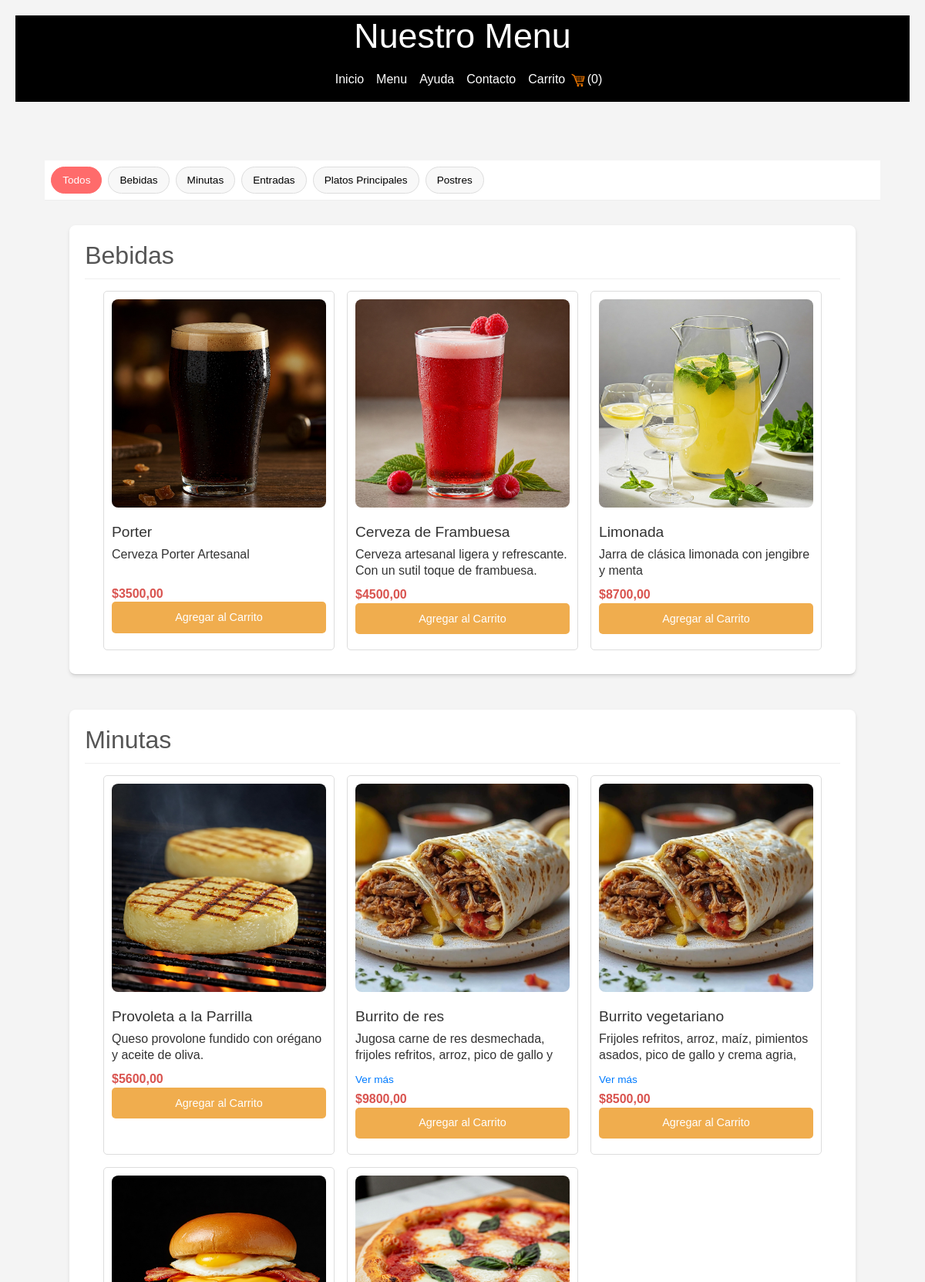
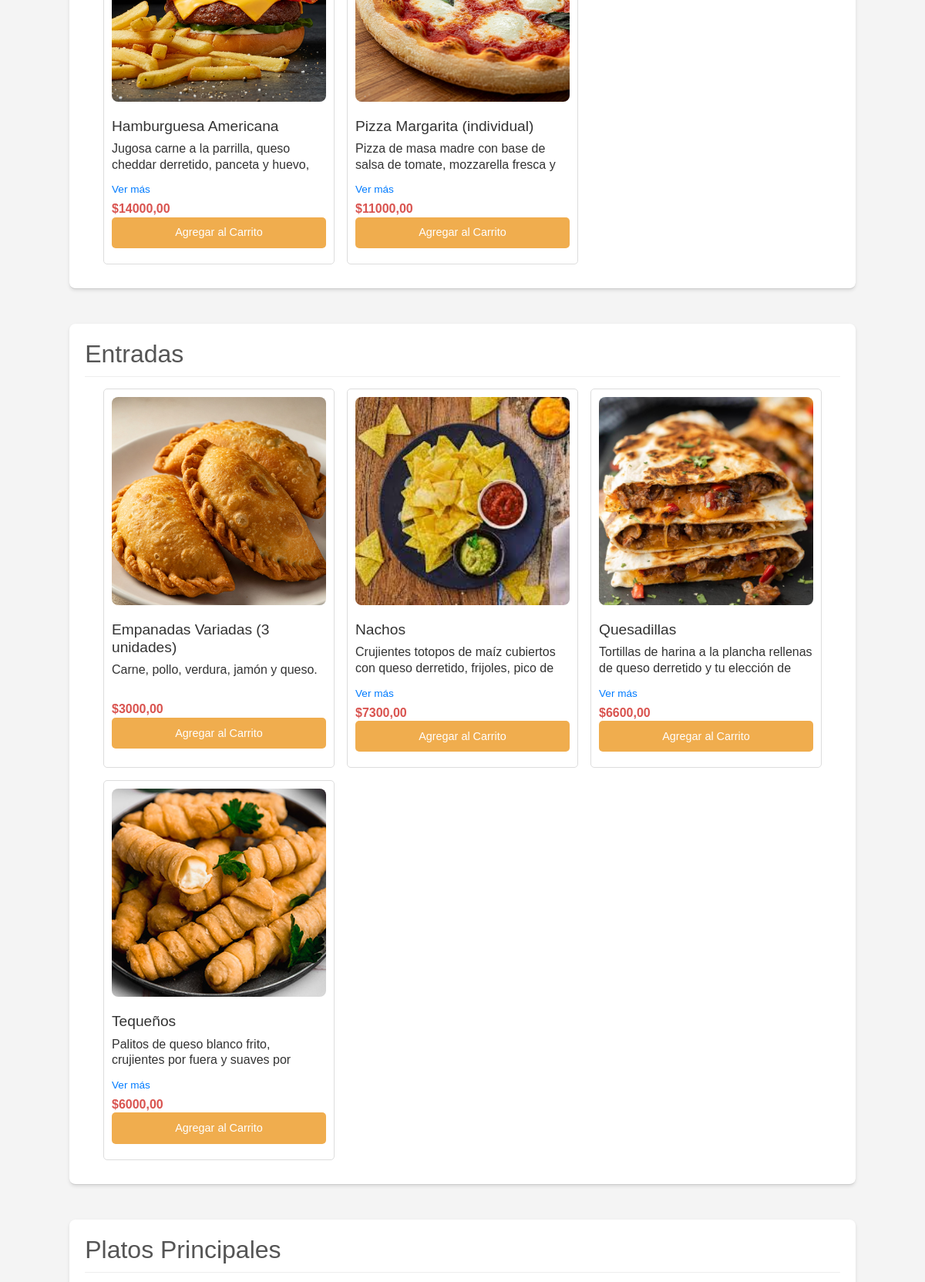
/15/menu/ (upper part), run on the app's committed database (2 pictures, top to bottom).
### caja/models.py (models this page shows, shortened)
class Category(models.Model):
    id = models.AutoField(primary_key=True)  # Explicitly define primary key
    name = models.CharField(max_length=100, unique=True)

class Product(models.Model):
    id = models.AutoField(primary_key=True)  # Explicitly define primary key
    name = models.CharField(max_length=100, unique=True)
    description = models.TextField(max_length=220, blank=True, null=True)
    price = models.DecimalField(max_digits=10, decimal_places=2)
    stock = models.IntegerField(default=0)
    image = models.ImageField(upload_to='products/', blank=True, null=True)
    idCategoria = models.ForeignKey('Category', on_delete=models.CASCADE, related_name='products', blank=True, null=True)
    idPromotion = models.ForeignKey('Promotion', on_delete=models.CASCADE, related_name='products', blank=True, null=True)
    active = models.BooleanField(default=True)  # To mark if the product is active or not

### cliente/views.py (the view)
# urls.py: path('<int:table>/menu/', views.menu, name='menu'),
def menu(request, table):
    categorias = Category.objects.all()
    categorias_con_productos = []
    for categoria in categorias:
        productos = Product.objects.filter(idCategoria=categoria, active=True, stock__gt=0)
        if productos.exists():
            categorias_con_productos.append((categoria, productos))
    return render(request, 'cliente/menu.html', {'table': table, 'categorias_con_productos': categorias_con_productos})

### templates/cliente/menu.html (shortened to what this page needs)
{% extends 'cliente/base.html' %}
{% load static %}
{% block Subtitulo %}Nuestro Menu{% endblock %}
{% block contenido %}
<nav class="submenu-categorias">
    <div class="filtros">
        <button class="filtro active" data-cat="all">Todos</button>
        {% for categoria, productos in categorias_con_productos %}
            <button class="filtro" data-cat="cat-{{ categoria.id }}">{{ categoria.name }}</button>
        {% endfor %}
    </div>
</nav>
<main class="menu-principal main-container">
    {% for categoria, productos in categorias_con_productos %}
    <section class="categoria" id="cat-{{ categoria.id }}">
        <h2>{{ categoria.name }}</h2>
        <ul class="lista-platos">
            {% for producto in productos %}
            <li class="plato-item">
                {% if producto.image %}
                    <a href="{% url 'cliente:detalle_producto' table producto.id %}">
                        <img src="{{ producto.image.url }}" alt="{{ producto.name }}">
                    </a>
                {% endif %}
                <div class="producto-info">
                    <h3>{{ producto.name }}</h3>
                    <p class="descripcion">{{ producto.description }}</p>
                    <span class="ver-mas">Ver más</span>
                    <p class="precio">${{ producto.price }}</p>
                    <button class="agregar-carrito"
                        data-id="{{ producto.id }}"
                        data-nombre="{{ producto.name }}"
                        data-precio="{{ producto.price }}"
                        data-stock="{{ producto.stock }}">
                        Agregar al Carrito
                    </button>
                </div>
            </li>
            {% endfor %}
        </ul>
    </section>
    {% endfor %}
</main>
{% endblock %}

### templates/cliente/base.html (shortened to what this page needs)
{% load static %}
<!doctype html>
<html lang="es">
    <head>
        <link
            href="https://cdn.jsdelivr.net/npm/bootstrap@5.3.2/dist/css/bootstrap.min.css"
            rel="stylesheet"
        />
        <link rel="stylesheet" href="{%static 'cliente/style.css' %}">
        <link rel="stylesheet" href="{%static 'cliente/contacto_estilos.css' %}">
    </head>
    <body>
<header class="custom-header">
    <h1>{% block Subtitulo %}  {% endblock  %}</h1>
    <nav class="navbar navbar-expand-lg navbar-dark">
    <div class="container-fluid">
        <div class="collapse navbar-collapse" id="navbarNav">
            <div class="navbar-nav mx-auto">
                <a class="nav-item nav-link" href="{% url 'cliente:index' table %}">Inicio</a>
                <a class="nav-item nav-link" href="{% url 'cliente:menu' table %}">Menu</a>
                <a class="nav-item nav-link" href="{% url 'cliente:ayuda' table %}">Ayuda</a>
                <a class="nav-item nav-link" href="{% url 'cliente:contacto' table %}">Contacto</a>
                <a class="nav-item nav-link" href="{% url 'cliente:carrito' table %}">
                    Carrito <img src="{% static 'cliente/imagen/carrito.jpg' %}" alt="Carrito" style="width:24px;height:24px;">(<span id="cantidad-items-carrito">0</span>)
                </a>
            </div>
        </div>
    </div>
</nav>
</header>
        <main>
        <div class="container-fluid p-0">
            <div class="row">
                <div class="col-12">
                    {% block contenido  %}{% endblock  %}
                </div>
            </div>
        </div>
        </main>
    </body>
</html>

### static/cliente/style.css (style rules this page uses)
body { font-family: Arial, Helvetica, sans-serif; margin: 0; padding: 0; background-color: #f4f4f4; color: #333; line-height: 1.6; }
.custom-header { width: 100%; background-color: #000; color: white; text-align: center; padding: 0 !important; margin: 0 !important; }
.custom-header h1 { margin: 0; font-size: 2em; font-weight: normal; line-height: 1.2; }
.custom-header .nav-link { color: white !important; padding: 0.5em 1em; border-radius: 5px; }
main { margin: 2%; padding: 15px; margin-bottom: 60px; }
.main-container { max-width: 1200px; margin: 0 auto; padding: clamp(1rem, 3vw, 2rem); font-family: Arial, Helvetica, sans-serif; font-size: clamp(0.9rem, 2.5vw, 1rem); box-sizing: border-box; }
.custom-header h1 { font-size: clamp(1.8rem, 5vw, 2.8rem); }
.menu-principal .categoria { margin-bottom: 15px; border-bottom: 1px solid #ccc; padding-bottom: 15px; }
.menu-principal img { width: 100%; max-width: 300px; border-radius: 3%; margin-bottom: 10px; height: auto; display: center; }
.lista-platos { list-style: none; padding: 0; display: grid; grid-template-columns: repeat(auto-fit, minmax(100px, 300px)); gap: 1em; justify-content: center; }
.plato-item { border: 1px solid #ddd; padding: 10px; margin-bottom: 0; display: flex; flex-direction: column; align-items: stretch; border-radius: 5px; background: #fff; gap: 10px; box-sizing: border-box; }
.plato-item img { width: 100%; max-width: 300px; height: 270px; display: block; object-fit: cover; margin-bottom: 10px; }
.plato-item h3 { margin-top: 0; font-size: 1.2em; }
.precio { font-weight: bold; color: #d9534f; margin-bottom: 0.5em; }
.descripcion { overflow: hidden; line-height: 1.3em; max-height: calc(1.3em * 2); margin-bottom: 0.5em; transition: max-height 0.3s ease; min-height: 40px; }
.ver-mas { display: none; color: #007bff; font-size: 0.85em; cursor: pointer; margin-bottom: 8px; }
.agregar-carrito { background-color: #f0ad4e; color: white; border: none; padding: 0.6em 1.2em; border-radius: 5px; cursor: pointer; text-align: center; width: 100%; font-size: 0.9em; position: relative; margin-top: auto; bottom: 10px; }
body { font-family: Arial, Helvetica, sans-serif; margin: 0; padding: 20px; box-sizing: border-box; background-color: #f4f4f4; color: #333; }
main { display: flex; flex-direction: column; gap: 30px; }
section { background-color: #fff; padding: 20px; border-radius: 8px; box-shadow: 0 2px 4px rgba(0, 0, 0, 0.1); }
h2 { color: #555; border-bottom: 1px solid #eee; padding-bottom: 10px; margin-bottom: 15px; }
.submenu-categorias { background: #fff; padding: 8px; border-bottom: 1px solid #eee; position: sticky; top: 0; z-index: 100; }
.filtros { display: flex; gap: 8px; overflow-x: auto; scrollbar-width: none; }
.filtro { flex: 0 0 auto; border: 1px solid #ddd; background: #f8f8f8; padding: 6px 14px; border-radius: 20px; cursor: pointer; font-size: 0.85rem; transition: all 0.2s ease; white-space: nowrap; }
.filtro.active { background: #ff6b6b; color: #fff; border-color: #ff6b6b; }

### data on the page
Category: name "Bebidas"
Category: name "Minutas"
Category: name "Entradas"
Category: name "Platos Principales"
Category: name "Postres"
Product: image (picture), name "Porter", description "Cerveza Porter Artesanal", price "3500,00"
Product: image (picture), name "Cerveza de Frambuesa", description "Cerveza artesanal ligera y refrescante. Con un sutil toque de frambuesa.", price "4500,00"
Product: image (picture), name "Limonada", description "Jarra de clásica limonada con jengibre y menta", price "8700,00"
Product: image (picture), name "Provoleta a la Parrilla", description "Queso provolone fundido con orégano y aceite de oliva.", price "5600,00"
Product: image (picture), name "Burrito de res", description "Jugosa carne de res desmechada, frijoles refritos, arroz, pico de gallo y…", price "9800,00"
Product: image (picture), name "Burrito vegetariano", description "Frijoles refritos, arroz, maíz, pimientos asados, pico de gallo y crema agria,…", price "8500,00"
Product: image (picture), name "Hamburguesa Americana", description "Jugosa carne a la parrilla, queso cheddar derretido, panceta y huevo,…", price "14000,00"
Product: image (picture), name "Pizza Margarita (individual)", description "Pizza de masa madre con base de salsa de tomate, mozzarella fresca y…", price "11000,00"
Product: image (picture), name "Empanadas Variadas (3 unidades)", description "Carne, pollo, verdura, jamón y queso.", price "3000,00"
Product: image (picture), name "Nachos", description "Crujientes totopos de maíz cubiertos con queso derretido, frijoles, pico de…", price "7300,00"
Product: image (picture), name "Quesadillas", description "Tortillas de harina a la plancha rellenas de queso derretido y tu elección de…", price "6600,00"
Product: image (picture), name "Tequeños", description "Palitos de queso blanco frito, crujientes por fuera y suaves por…", price "6000,00"
